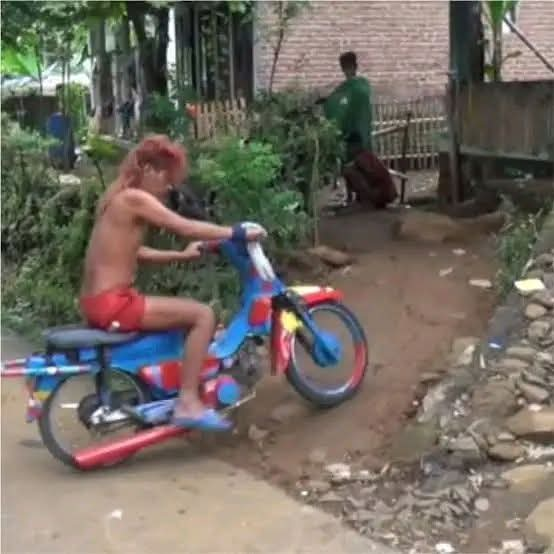
#> input picture tugas_1/gus_akira.jpg, 554 x 554 px
$ jupyter execute viskom.ipynb
#> lines starting #> are read from the running program, lines starting #| are printed output that depends on the picture; after the words box and inside, x2 and y2 are one past the last pixel; in counts of white or black regions, pixels touching at a corner belong together
[cell 1]
# import library
from PIL import Image
import numpy as np
import matplotlib.pyplot as plt

[cell 2]
 # Buka gambar
img = Image.open('gus_akira.jpg')
#> img is the input picture: PIL image 554x554 RGB; mean R, G, B 114.2, 106.9, 98

# Ubah ukuran gambar menjadi 500x500
img = img.resize((500, 500))
#> img: PIL image 500x500 RGB

# Konversi ke mode RGB
img = img.convert("RGB")

plt.imshow(img)
plt.title("Citra Hasil Resize (500x500)")
plt.axis("off")
plt.show()

[cell 3]
# Ekstraksi nilai pixel
pixel_data = np.array(img)  # Konversi gambar ke array numpy

# Simpan ke file TXT
output_file = "pixel_data.txt"
with open(output_file, "w") as f:
    for y in range(pixel_data.shape[0]):  # Loop baris (y)
        for x in range(pixel_data.shape[1]):  # Loop kolom (x)
            r, g, b = pixel_data[y, x]
            f.write(f"pixel({x+1},{y+1}) = R={r}, G={g}, B={b}\n")

# Baca file dan tampilkan 10 baris pertama
with open(output_file, "r") as f:
    for _ in range(10):  # Tampilkan hanya 10 baris pertama
        print(f.readline().strip())

[cell 4]
# Tentukan ambang batas (threshold) untuk RGB
threshold = 128

# Ubah RGB menjadi biner berdasarkan threshold
binary_rgb = (pixel_data > threshold).astype(np.uint8)
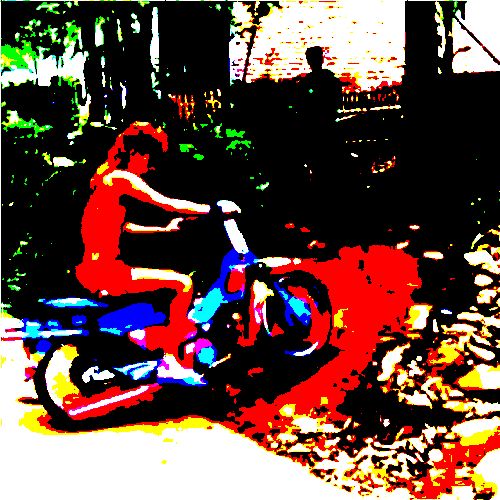
#> binary_rgb: shape (500, 500, 3); mean R, G, B 0.409, 0.29, 0.257; drawn with 1 as white

# Simpan hasil ke file TXT
output_binary_rgb_file = "pixel_data_binary_rgb.txt"
with open(output_binary_rgb_file, "w") as f:
    for y in range(binary_rgb.shape[0]):
        for x in range(binary_rgb.shape[1]):
            r, g, b = binary_rgb[y, x]
            f.write(f"pixel({x+1},{y+1}) = R={r}, G={g}, B={b}\n")

# Baca file dan tampilkan 10 baris pertama
with open(output_binary_rgb_file, "r") as f:
    for _ in range(10):
        print(f.readline().strip())

[cell 5]
# Buat array baru untuk grayscale
gray_data = np.zeros((pixel_data.shape[0], pixel_data.shape[1]), dtype=np.uint8)

# Konversi ke grayscale tanpa library tambahan
for y in range(pixel_data.shape[0]):  # Loop baris (y)
    for x in range(pixel_data.shape[1]):  # Loop kolom (x)
        r, g, b = pixel_data[y, x]

        # Hitung grayscale dengan rumus standar
        gray = int(0.299 * r + 0.587 * g + 0.114 * b)

        # Simpan ke array grayscale
        gray_data[y, x] = gray
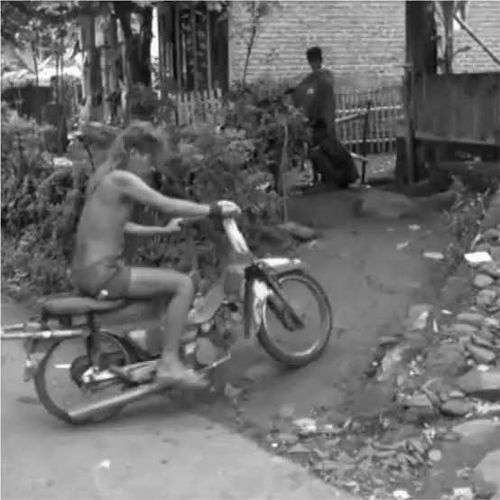
#> gray_data: shape (500, 500); min 2, max 254, mean 107.5

# Tampilkan gambar asli dan grayscale
plt.figure(figsize=(10, 5))

# Gambar asli RGB
plt.subplot(1, 2, 1)
plt.imshow(img)
plt.title("Gambar Asli (RGB)")
plt.axis("off")

# Gambar hasil Grayscale
plt.subplot(1, 2, 2)
plt.imshow(gray_data, cmap="gray")  # cmap "gray" untuk tampilan grayscale
plt.title("Gambar Grayscale")
plt.axis("off")

plt.show()
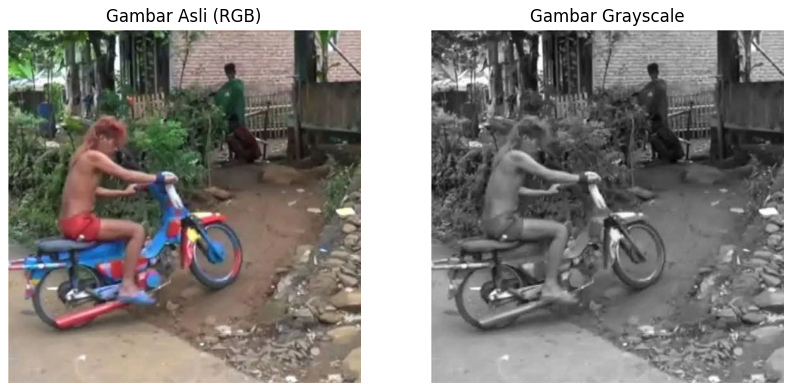
#> figure drawn by matplotlib, 2 panels

[cell 6]
# Simpan data grayscale ke file TXT
output_gray_file = "pixel_data_grayscale.txt"
with open(output_gray_file, "w") as f:
    for y in range(gray_data.shape[0]):  # Loop baris (y)
        for x in range(gray_data.shape[1]):  # Loop kolom (x)
            gray = gray_data[y, x]
            f.write(f"pixel({x+1},{y+1}) = Gray={gray}\n")

# Baca file dan tampilkan 10 baris pertama dari hasil grayscale
with open(output_gray_file, "r") as f:
    for _ in range(10):  # Tampilkan hanya 10 baris pertama
        print(f.readline().strip())

[cell 7]
# Thresholding: ubah grayscale menjadi 0 dan 1 (biner)
threshold = 128  # Ambang batas (bisa diubah)
binary_data = (gray_data > threshold).astype(np.uint8)  # 0 = hitam, 1 = putih
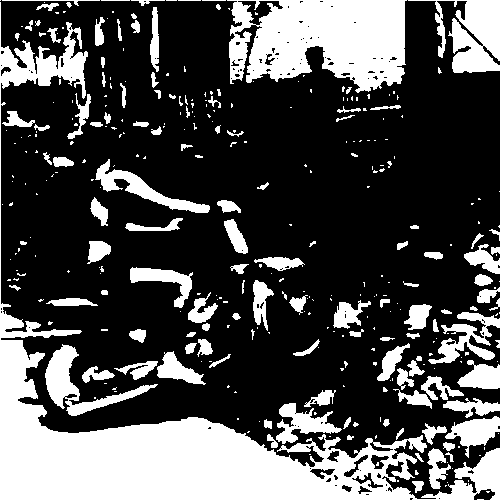
#> binary_data: shape (500, 500); values 0 (black) and 1 (white), 30.2% white; 348 white regions (227 under 20 px), largest, box (x1, y1, x2, y2) and area: (0, 2, 500, 500) 34218, (227, 0, 407, 93) 12311, (408, 0, 500, 73) 3358

# Simpan data biner ke file TXT
output_binary_file = "pixel_data_binary.txt"
with open(output_binary_file, "w") as f:
    for y in range(binary_data.shape[0]):
        for x in range(binary_data.shape[1]):
            binary = binary_data[y, x]
            f.write(f"pixel({x+1},{y+1}) = Binary={binary}\n")

# Baca file dan tampilkan 10 baris pertama dari hasil biner
with open(output_binary_file, "r") as f:
    for _ in range(10):
        print(f.readline().strip())

[cell 8]
#fungsi rotate image
def rotate_image_manual(img_array, angle):
#> called with angle = 45
    h, w, _ = img_array.shape
#> h = 500; w = 500
    angle_rad = np.radians(angle)

    # Matriks rotasi
    cos_theta = np.cos(angle_rad)
    sin_theta = np.sin(angle_rad)

    # Hitung ukuran baru
    new_h = int(abs(h * cos_theta) + abs(w * sin_theta))
#> new_h = 707
    new_w = int(abs(w * cos_theta) + abs(h * sin_theta))
#> new_w = 707

    # Buat array kosong untuk gambar hasil rotasi
    rotated_img = np.zeros((new_h, new_w, 3), dtype=np.uint8)

    # Cari titik tengah gambar lama dan baru
    cx, cy = w // 2, h // 2
#> cx = 250; cy = 250
    new_cx, new_cy = new_w // 2, new_h // 2
#> new_cx = 353; new_cy = 353

    # Loop melalui setiap pixel gambar asli
    for y in range(h):
        for x in range(w):
            # Transformasi koordinat
            new_x = int((x - cx) * cos_theta - (y - cy) * sin_theta + new_cx)
            new_y = int((x - cx) * sin_theta + (y - cy) * cos_theta + new_cy)

            # Cek apakah dalam batas gambar baru
            if 0 <= new_x < new_w and 0 <= new_y < new_h:
                rotated_img[new_y, new_x] = img_array[y, x]
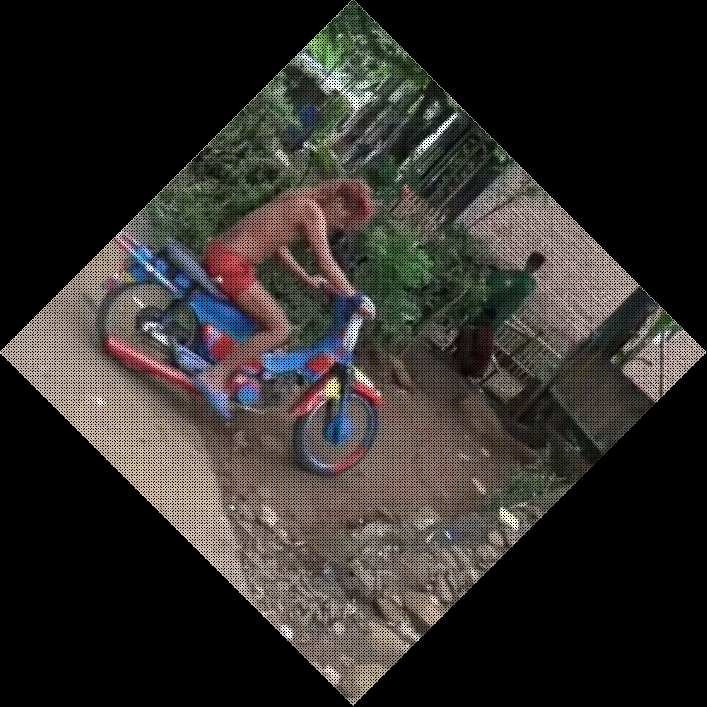
#> rotated_img: shape (707, 707, 3); mean R, G, B 47.4, 44.3, 40.6

    return rotated_img

# Rotasi dengan sudut 45 derajat
rotated_45 = rotate_image_manual(pixel_data, 45)

# Tampilkan gambar hasil rotasi manual
plt.imshow(rotated_45)
plt.title("Rotasi 45°")
plt.axis("off")
plt.show()
